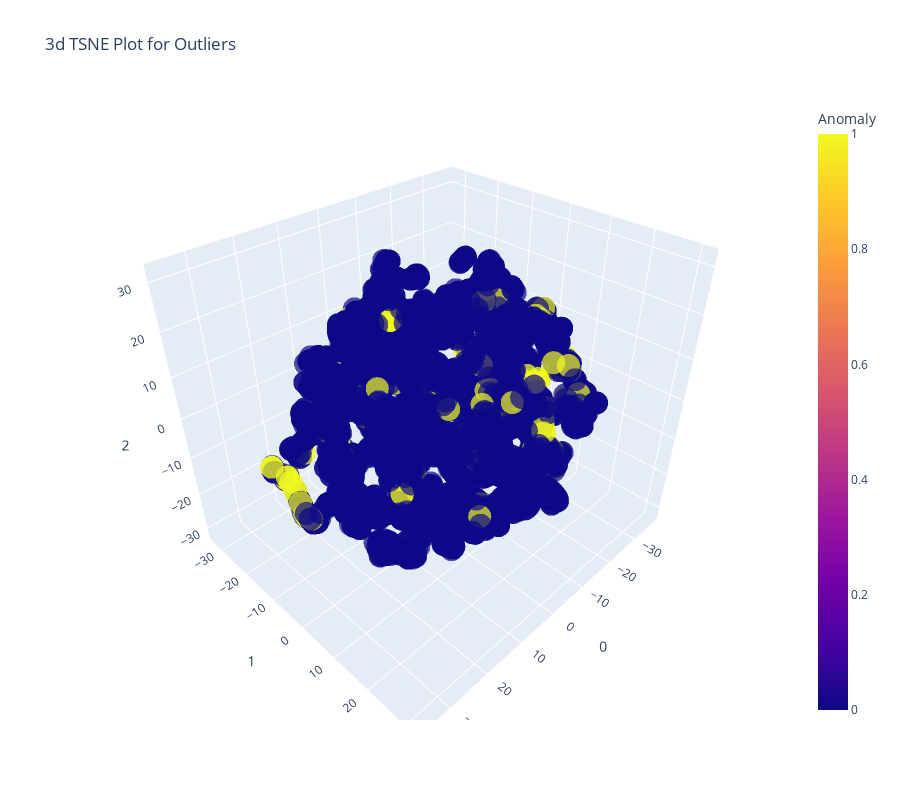

This figure's notebook cell:
### Code cell
plot_model(iforest, plot = 'tsne')

### Figure 1 — Plotly figure (JSON) as saved in the notebook; plotly's stock layout.template omitted (floating-point values rounded to 4 significant figures; data arrays with more than 128 entries replaced by an {"elided": "..."} marker saying what was removed)
{"data": [{"customdata": {"elided": "10682x1 float values"}, "hovertemplate": "0=%{x}<br>1=%{y}<br>2=%{z}<br>Feature=%{customdata[0]}<br>Anomaly=%{marker.color}<extra></extra>", "legendgroup": "", "marker": {"color": {"elided": "10682 int values"}, "coloraxis": "coloraxis", "opacity": 0.7, "symbol": "circle"}, "mode": "markers", "name": "", "scene": "scene", "showlegend": false, "type": "scatter3d", "x": {"elided": "10682 float values"}, "y": {"elided": "10682 float values"}, "z": {"elided": "10682 float values"}}], "layout": {"coloraxis": {"colorbar": {"title": {"text": "Anomaly"}}, "colorscale": [[0.0, "#0d0887"], [0.1111, "#46039f"], [0.2222, "#7201a8"], [0.3333, "#9c179e"], [0.4444, "#bd3786"], [0.5556, "#d8576b"], [0.6667, "#ed7953"], [0.7778, "#fb9f3a"], [0.8889, "#fdca26"], [1.0, "#f0f921"]]}, "height": 800, "legend": {"tracegroupgap": 0}, "scene": {"domain": {"x": [0.0, 1.0], "y": [0.0, 1.0]}, "xaxis": {"title": {"text": "0"}}, "yaxis": {"title": {"text": "1"}}, "zaxis": {"title": {"text": "2"}}}, "title": {"text": "3d TSNE Plot for Outliers"}, "width": 900}}
